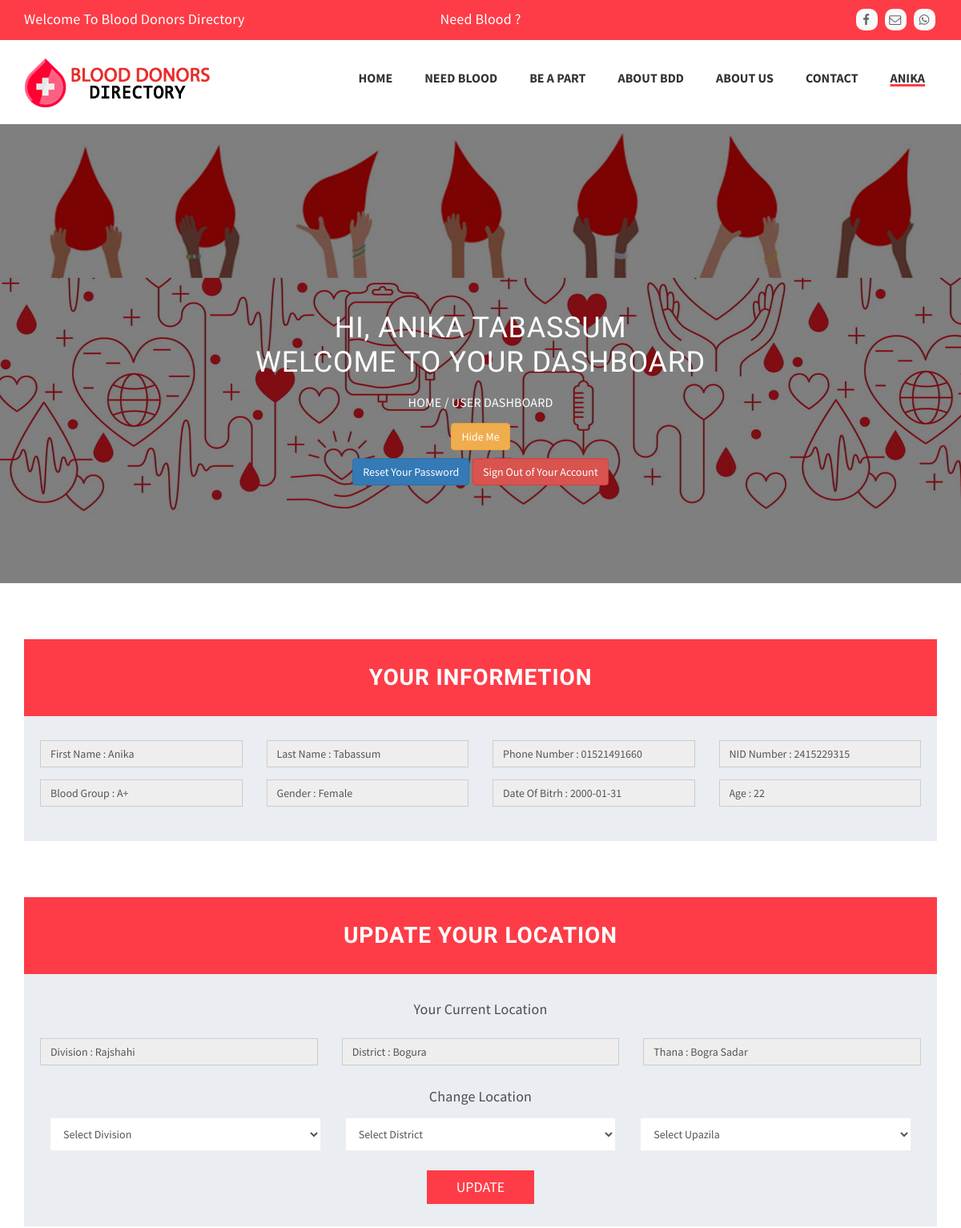
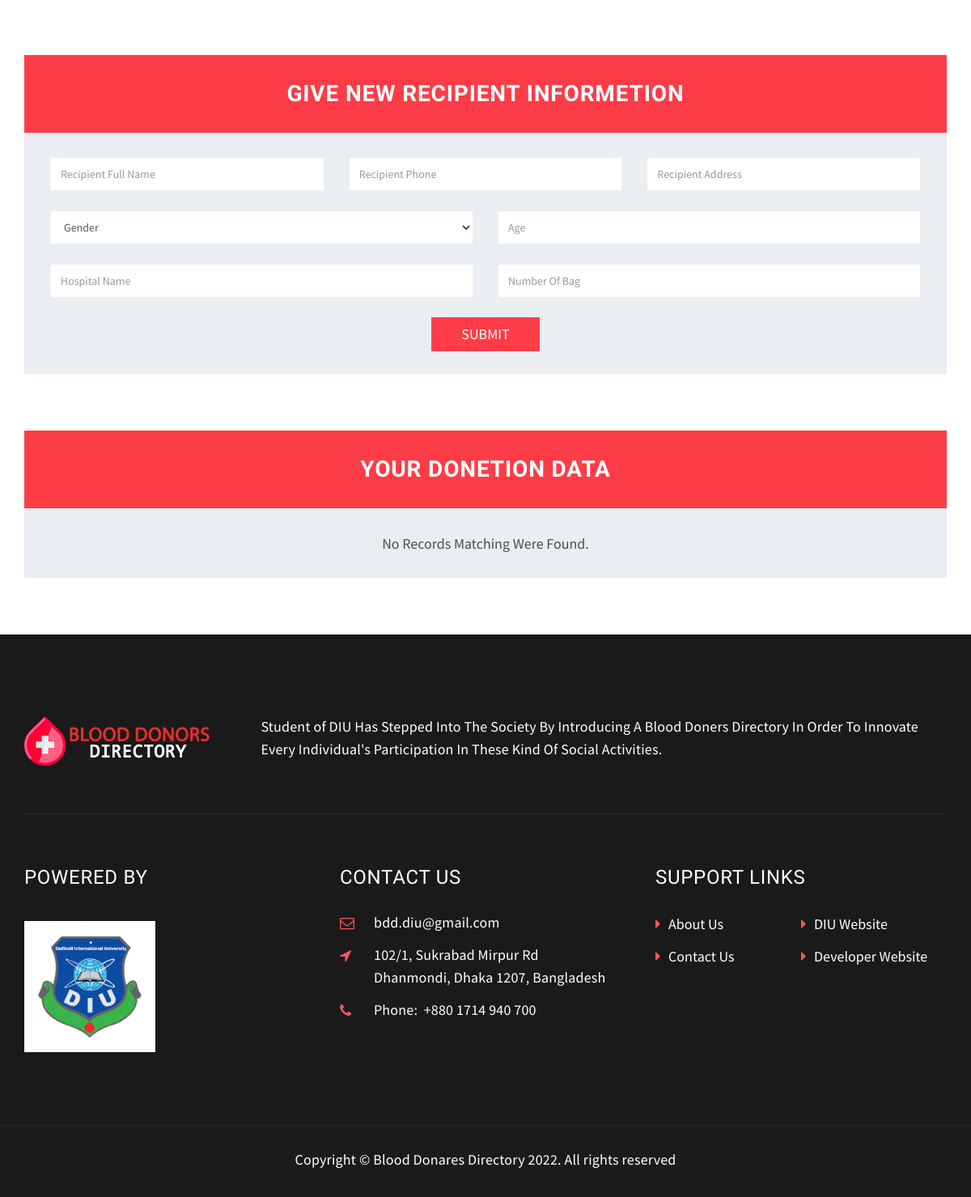
Screenshot of /dashboard.php (signed in) with the database file from the repository (2 pictures, top to bottom).
### tables this page shows
CREATE TABLE `donor_info` (
  `donor_id` int(11) NOT NULL,
  `first_name` varchar(255) NOT NULL,
  `last_name` varchar(255) NOT NULL,
  `nid` varchar(255) NOT NULL,
  `phno` varchar(100) NOT NULL,
  `gp` varchar(100) NOT NULL,
  `age` date NOT NULL,
  `gender` varchar(255) NOT NULL,
  `divisions` varchar(100) NOT NULL,
  `district` varchar(255) NOT NULL,
  `thana` varchar(255) NOT NULL,
  `hide_data` int(10) NOT NULL DEFAULT 1
);

### dashboard.php (the view, shortened to what the rows shown need)
<?php
require_once "functions/db.php";
$donorID = $_SESSION["donor_id"];
$qry = mysqli_query($conn,"SELECT * FROM donor_info WHERE donor_id = '$donorID'");
$userdata = mysqli_fetch_array($qry);
$_age = floor((time() - strtotime($userdata['age'])) / 31556926);
    $result = mysqli_query($conn,"SELECT * FROM donor_info WHERE donor_id = '$donorID'");
    $userdata= mysqli_fetch_array($result);
?>
<!DOCTYPE html>
 <html lang="en">
    <head>
        <link rel="stylesheet" href="css/bootstrap.min.css" />
        <link href="css/font-awesome.min.css" rel="stylesheet" type="text/css" >
        <link href="css/animate.css" rel="stylesheet" type="text/css" >
        <link href="css/owl.carousel.css" rel="stylesheet" type="text/css" >
        <link href="css/venobox.css" rel="stylesheet" type="text/css" >
        <link rel="stylesheet" href="css/styles.css" />
    <body>
               <header class="main-header clearfix" data-sticky_header="true">
            <section class="header-wrapper navgiation-wrapper">
                <div class="navbar navbar-default">
                    <div class="container">
                        <div class="navbar-collapse collapse">
                            <ul class="nav navbar-nav navbar-right">
                                <li><a style="text-decoration: underline solid #FE3C47 3px; text-underline-offset: 2px;" href="login" title="<?php if ($donorID == null) {echo "LOGIN";} else {echo ucfirst($userdata['first_name'])."'s Dashboard";} ?>"><?php if ($donorID == null) {echo "LOGIN";} else {echo ucfirst($userdata['first_name']);} ?></a></li>
                            </ul>
                        </div>
                    </div>
                </div>
            </section>
</header>
        <section class="page-header">
            <div class="container">
                <div class="row">
                    <div class="col-sm-12 text-center">
                        <h3>
                            Hi, <b style="line-height: 1.7;"><?php echo ucfirst($userdata['first_name'])." ".ucfirst($userdata['last_name']);?></b><br/>Welcome to your dashboard
                        </h3>
                    </div>
                </div>
            </div>
        </section>
        <section class="section-appointment">
        <div class="container wow fadeInUp">
            <div class="row">
                <div class="col-lg-12 col-md-12 col-sm-12 col-xs-12">
                    <div class="appointment-form-wrapper text-center clearfix">
                        <div class="form-group col-md-3">
                            <input class="form-control" type="text" value="First Name : <?php echo ucfirst($userdata['first_name']);?>" disabled>
                        </div>
                        <div class="form-group col-md-3">
                            <input class="form-control" type="text" value="Last Name : <?php echo ucfirst($userdata['last_name']);?>" disabled>
                        </div>
                        <div class="form-group col-md-3">
                            <input class="form-control" type="text" value="Phone Number : <?php echo ucfirst($userdata['phno']);?>" disabled>
                        </div>
                        <div class="form-group col-md-3">
                            <input class="form-control" type="text" value="NID Number : <?php echo ucfirst($userdata['nid']);?>" disabled>
                        </div>
                        <div class="form-group col-md-3">
                            <input class="form-control" type="text" value="Blood Group : <?php echo strtoupper($userdata['gp']);?>" disabled>
                        </div>
                        <div class="form-group col-md-3">
                            <input class="form-control" type="text" value="Gender : <?php echo ucfirst($userdata['gender']);?>" disabled>
                        </div>
                        <div class="form-group col-md-3">
                            <input class="form-control" type="text" value="Date Of Bitrh : <?php echo ucfirst($userdata['age']);?>" disabled>
                        </div>
                        <div class="form-group col-md-3">
                            <input class="form-control" type="text" value="Age : <?php echo ucfirst($_age);?>" disabled>
                        </div>
                    </div>
                    <div class="appointment-form-wrapper text-center clearfix">
                        <div class="form-group col-md-4">
                            <input class="form-control" type="text" value="Division : <?php echo ucfirst($userdata['divisions']);?>" disabled>
                        </div>
                        <div class="form-group col-md-4">
                            <input class="form-control" type="text" value="District : <?php echo ucwords($userdata['district']);?>" disabled>
                        </div>
                        <div class="form-group col-md-4">
                            <input class="form-control" type="text" value="Thana : <?php echo ucwords($userdata['thana']);?>" disabled>
                        </div>
                </div>
                </div>
            </div>
        </div>
</section>
    </body>
</html>

### rows the page displays
donor_info: first_name "ANIKA", last_name "TABASSUM", first_name "First Name : Anika", last_name "Last Name : Tabassum", phno "Phone Number : 01521491660", nid "NID Number : 2415229315", gp "Blood Group : A+", gender "Gender : Female", age "Date Of Bitrh : 2000-01-31", age "Age : 22", divisions "Division : Rajshahi", district "District : Bogura", thana "Thana : Bogra Sadar"
